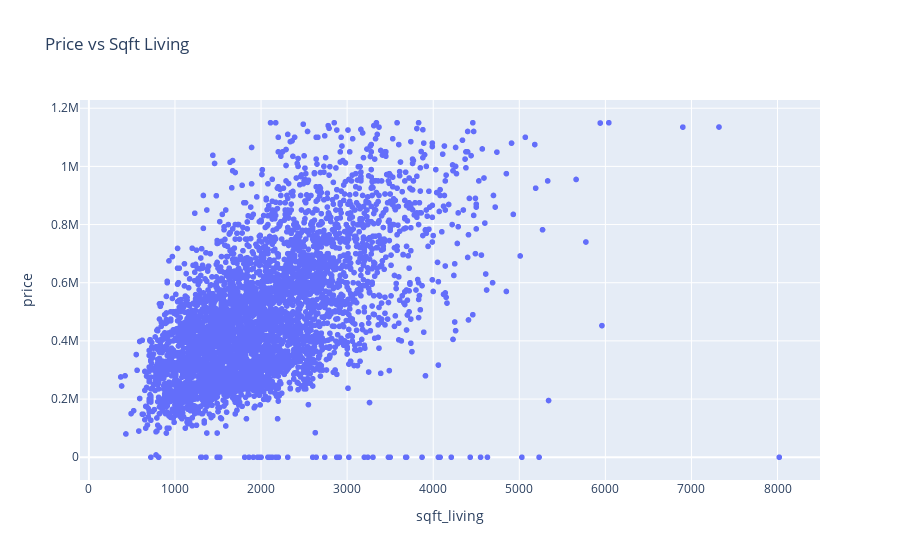

Notebook cell for this chart:
### Code cell
df2['price'].skew()
df2['price'].kurt()

fig = px.scatter(df2, x='sqft_living', y='price', title='Price vs Sqft Living')
fig.show()

### Figure 1 — Plotly figure (JSON) as saved in the notebook; plotly's stock layout.template omitted (floating-point values rounded to 4 significant figures; data arrays with more than 128 entries replaced by an {"elided": "..."} marker saying what was removed)
{"data": [{"hovertemplate": "sqft_living=%{x}<br>price=%{y}<extra></extra>", "legendgroup": "", "marker": {"color": "#636efa", "symbol": "circle"}, "mode": "markers", "name": "", "showlegend": false, "type": "scattergl", "x": {"elided": "4360 int values"}, "xaxis": "x", "y": {"elided": "4360 float values"}, "yaxis": "y"}], "layout": {"legend": {"tracegroupgap": 0}, "title": {"text": "Price vs Sqft Living"}, "xaxis": {"anchor": "y", "domain": [0, 1], "title": {"text": "sqft_living"}}, "yaxis": {"anchor": "x", "domain": [0, 1], "title": {"text": "price"}}}}
